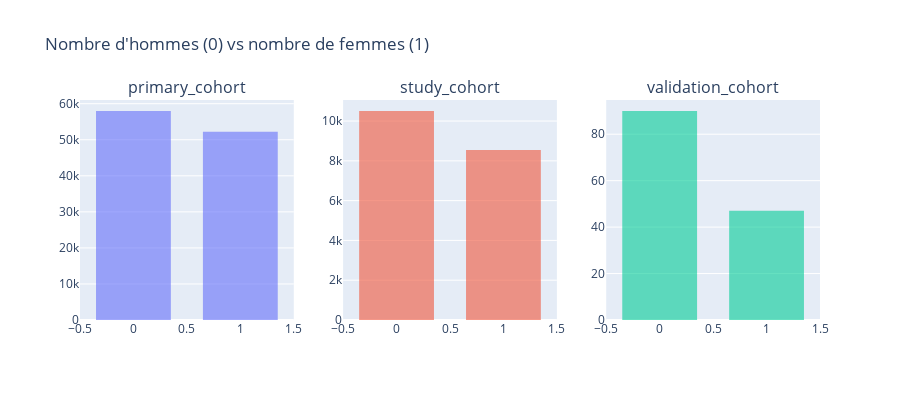

Notebook code cell kept with this figure:
### Markdown cell above
### 3. Répartition des sexes

### Code cell
fig = make_subplots(rows=1, cols=len(cohorts), subplot_titles=cohorts)

for i, cohort in enumerate(cohorts):
    fig.add_trace(
        go.Histogram(x=dict_df[cohort].sex_0male_1female, name=cohort, xbins=dict(start=-0.5, end=1.5, size=1), opacity=0.6),
        row=1, col=i+1
    )


fig.update_layout(
    title="Nombre d'hommes (0) vs nombre de femmes (1)",
    showlegend=False,
    height=400,
    width=900,
    bargap=0.3
)

fig.show()

### Figure 1 — Plotly figure (JSON) as saved in the notebook; plotly's stock layout.template omitted (floating-point values rounded to 4 significant figures; data arrays with more than 128 entries replaced by an {"elided": "..."} marker saying what was removed)
{"data": [{"name": "primary_cohort", "opacity": 0.6, "type": "histogram", "x": {"elided": "110204 int values"}, "xaxis": "x", "xbins": {"end": 1.5, "size": 1, "start": -0.5}, "yaxis": "y"}, {"name": "study_cohort", "opacity": 0.6, "type": "histogram", "x": {"elided": "19051 int values"}, "xaxis": "x2", "xbins": {"end": 1.5, "size": 1, "start": -0.5}, "yaxis": "y2"}, {"name": "validation_cohort", "opacity": 0.6, "type": "histogram", "x": {"elided": "137 int values"}, "xaxis": "x3", "xbins": {"end": 1.5, "size": 1, "start": -0.5}, "yaxis": "y3"}], "layout": {"annotations": [{"font": {"size": 16}, "showarrow": false, "text": "primary_cohort", "x": 0.1444, "xanchor": "center", "xref": "paper", "y": 1, "yanchor": "bottom", "yref": "paper"}, {"font": {"size": 16}, "showarrow": false, "text": "study_cohort", "x": 0.5, "xanchor": "center", "xref": "paper", "y": 1, "yanchor": "bottom", "yref": "paper"}, {"font": {"size": 16}, "showarrow": false, "text": "validation_cohort", "x": 0.8556, "xanchor": "center", "xref": "paper", "y": 1, "yanchor": "bottom", "yref": "paper"}], "bargap": 0.3, "height": 400, "showlegend": false, "title": {"text": "Nombre d'hommes (0) vs nombre de femmes (1)"}, "width": 900, "xaxis": {"anchor": "y", "domain": [0, 0.2889]}, "xaxis2": {"anchor": "y2", "domain": [0.3556, 0.6444]}, "xaxis3": {"anchor": "y3", "domain": [0.7111, 1]}, "yaxis": {"anchor": "x", "domain": [0, 1]}, "yaxis2": {"anchor": "x2", "domain": [0, 1]}, "yaxis3": {"anchor": "x3", "domain": [0, 1]}}}
